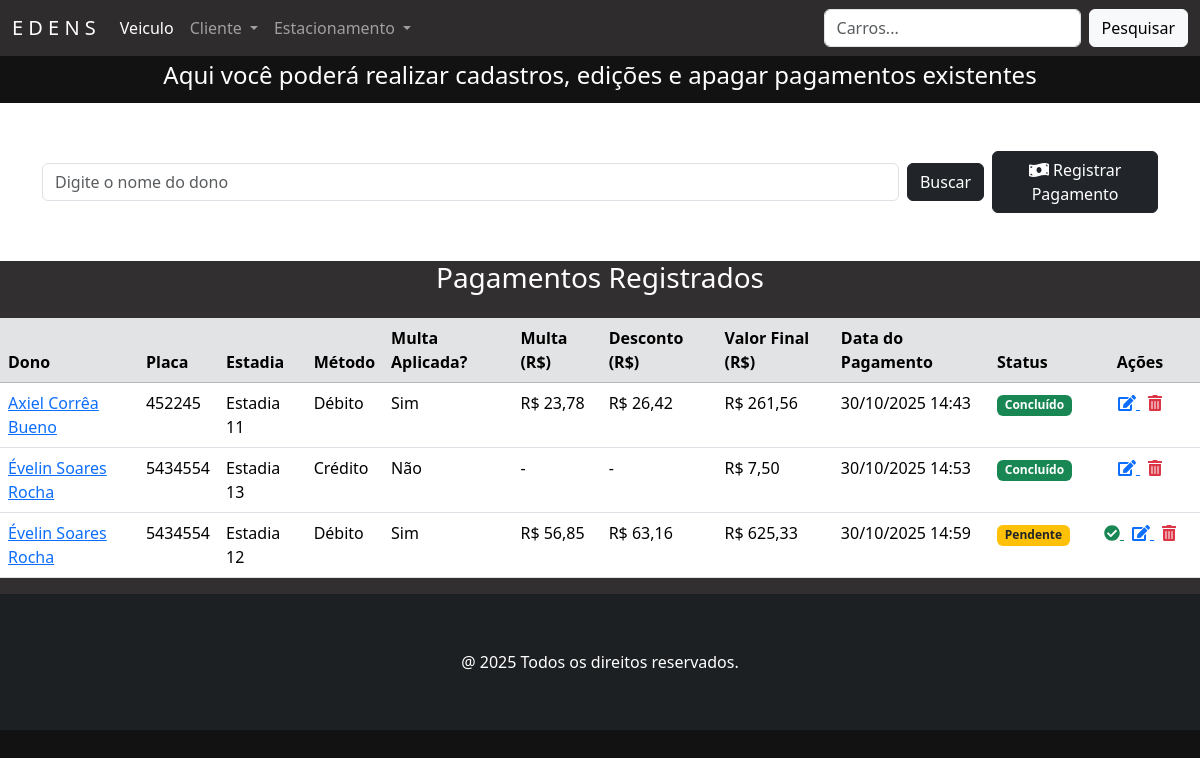
The app's page /pagamentos/ with its own data.
### pagamento/models.py (models this page shows, shortened)
class Pagamento(models.Model):
    METODO_CHOICES = [
        ('D', 'Débito'),
        ('C', 'Crédito'),
        ('P', 'Pix'),
    ]
    STATUS_CHOICES = [
        ('P', 'Pendente'),
        ('C', 'Concluído'),
    ]
    idPagamento = models.AutoField(primary_key=True, verbose_name='ID Pagamento')
    valorHora = models.DecimalField('Valor Hora', max_digits=6, decimal_places=2, default=Decimal('5.00'))
    multa = models.DecimalField('Multa (%)', max_digits=4, decimal_places=2, default=Decimal('10.00'))
    metodo = models.CharField(
        'Método de Pagamento',
        max_length=1,
        choices=METODO_CHOICES,
        help_text='Selecione o método de pagamento (Débito, Crédito ou Pix)'
    )
    estadia = models.OneToOneField(
        Estadia,
        on_delete=models.CASCADE,
        related_name='pagamento',
        verbose_name='Estadia',
        help_text='Estadia associada ao pagamento'
    )
    dono = models.ForeignKey(
        Cliente,
        on_delete=models.CASCADE,
        related_name='pagamentos',
        verbose_name='Dono',
        help_text='Cliente responsável pelo pagamento'
    )
    placa = models.CharField('Placa', max_length=10, help_text='Placa do veículo')
    valorFinal = models.DecimalField('Valor Final', max_digits=8, decimal_places=2, default=Decimal('0.00'))
    data_pagamento = models.DateTimeField('Data do Pagamento', auto_now_add=True)
    multa_aplicada = models.BooleanField('Aplicar Multa?', default=False)
    valor_multa = models.DecimalField('Valor da Multa (R$)', max_digits=8, decimal_places=2, default=Decimal('0.00'))
    valor_desconto = models.DecimalField('Desconto (R$)', max_digits=8, decimal_places=2, default=Decimal('0.00'))
    status = models.CharField('Status do pagamento', max_length=1, choices=STATUS_CHOICES, default='P')
    class Meta:
        verbose_name = 'Pagamento'
        verbose_name_plural = 'Pagamentos'

### pessoa/models.py (models this page shows, shortened)
class Pessoa(models.Model):
    nome = models.CharField('Nome', max_length=50, help_text='Nome completo')
    cpf = models.CharField('CPF', max_length=11, help_text='CPF completo', unique=True)
    fone = models.CharField('Fone', max_length=11, help_text='Número de telefone', unique=True)
    email = models.EmailField('Email', max_length=100, unique=True, null=True, blank=True)
    class Meta:
        abstract = True

class Cliente(Pessoa):
    endereco = models.CharField('Endereço', max_length=100, help_text='Endereço Completo')
    empresa = models.ManyToManyField(Juridico, blank=True, related_name='clientes')
    class Meta:
        verbose_name = 'Cliente'
        verbose_name_plural = 'Clientes'

### estadia/models.py (models this page shows, shortened)
class Estadia(models.Model):
    idEstadia = models.AutoField(primary_key=True, verbose_name='ID Estadia')
    entrada = models.DateTimeField('Entrada', help_text='Data e hora de entrada')
    saida = models.DateTimeField('Saída',  blank= True, null= True, help_text='Data e hora de saída')
    vaga = models.ForeignKey(
        'vaga.Vaga',
        on_delete=models.CASCADE,
        related_name='estadias',
        verbose_name='Vaga',
        help_text='Vaga que será ocupada',
        blank=True,
        null=True,
    )
    veiculo = models.ForeignKey(
        'veiculo.Veiculo',
        on_delete=models.CASCADE,
        related_name='estadias',
        verbose_name='Veículo',
        help_text='Veiculo para ser estacionado',
        blank=True,
        null=True,
    )
    class Meta:
        verbose_name = 'Estadia'
        verbose_name_plural = 'Estadias'
        constraints = [
            models.UniqueConstraint(
                fields=['vaga'],
                condition=models.Q(saida__isnull=True),
                name='unique_vaga_ativa'
            ),
            models.UniqueConstraint(
                fields=['veiculo'],
                condition=models.Q(saida__isnull=True),
                name='unique_veiculo_ativo'
            ),
        ]

### pagamento/views.py (the view)
# urls.py: path('pagamentos/', PagamentoView.as_view(), name='pagamentos'),
class PagamentoView(ListView):
    model = Pagamento
    template_name = 'pagamento.html'
    def get_queryset(self):
        buscar = self.request.GET.get('buscar')
        qs = super(PagamentoView, self).get_queryset().select_related('dono', 'estadia')
        if buscar:
            qs = qs.filter(dono__nome__icontains=buscar)
        if qs.exists():
            paginator = Paginator(qs, 10)
            listagem = paginator.get_page(self.request.GET.get('page'))
            return listagem
        else:
            messages.info(self.request, 'Não existem pagamentos cadastrados.')
            return qs.none()

### pagamento/templates/pagamento.html (shortened to what this page needs)
{% extends 'principal.html' %}
{% load django_bootstrap5 %}
{% load static %}
{% block content %}
<div class="container-flex text-center text-white" style="background-color: #121212; padding: 5px">
    <h4>Aqui você poderá realizar cadastros, edições e apagar pagamentos existentes</h4>
</div>
<section class="section">
    <div class="container mb-5 mt-5">
        <form action="" method="GET" class="d-flex justify-content-start align-items-center gap-2">
            <input class="form-control" type="text" name="buscar" value="{{ request.GET.buscar }}"
                   placeholder="Digite o nome do dono" style="max-width: 900px;">
            <button type="submit" class="btn btn-dark">Buscar</button>
            <a href="{% url 'pagamento_adicionar' %}" class="btn btn-dark">
                <i class="fas fa-money-bill-wave"></i> Registrar Pagamento
            </a>
        </form>
    </div>
</section>
{% if object_list %}
<div class="card-body" style="background-color: #322f30">
    <h3 class="text-center text-white mb-4">Pagamentos Registrados</h3>
    <div class="table-responsive">
        <table class="table table-hover">
            <thead class="table-secondary">
                <tr>
                    <th>Dono</th>
                    <th>Placa</th>
                    <th>Estadia</th>
                    <th>Método</th>
                    <th>Multa Aplicada?</th>
                    <th>Multa (R$)</th>
                    <th>Desconto (R$)</th>
                    <th>Valor Final (R$)</th>
                    <th>Data do Pagamento</th>
                    <th>Status</th>
                    <th style="width: 120px; text-align: center">Ações</th>
                </tr>
            </thead>
            <tbody>
                {% for pagamento in object_list %}
                <tr>
                    <td>
                        <a href="#" data-bs-toggle="modal" data-bs-target="#modal{{ pagamento.idPagamento }}">
                            {{ pagamento.dono.nome }}
                        </a>
                    </td>
                    <td>{{ pagamento.placa }}</td>
                    <td>
                        {% if pagamento.estadia %}
                            Estadia {{ pagamento.estadia.idEstadia }}
                        {% else %}
                            -
                        {% endif %}
                    </td>
                    <td>
                        {% if pagamento.metodo == 'D' %}
                            Débito
                        {% elif pagamento.metodo == 'C' %}
                            Crédito
                        {% else %}
                            Pix
                        {% endif %}
                    </td>
                    <td>
                        {% if pagamento.multa_aplicada %}
                            Sim
                        {% else %}
                            Não
                        {% endif %}
                    </td>
                    <td>
                        {% if pagamento.valor_multa > 0 %}
                            R$ {{ pagamento.valor_multa }}
                        {% else %}
                            -
                        {% endif %}
                    </td>
                    <td>
                        {% if pagamento.valor_desconto > 0 %}
                            R$ {{ pagamento.valor_desconto }}
                        {% else %}
                            -
                        {% endif %}
                    </td>
                    <td>R$ {{ pagamento.valorFinal }}</td>
                    <td>{{ pagamento.data_pagamento|date:"d/m/Y H:i" }}</td>
                    <td>
                        {% if pagamento.status == 'P' %}
                            <span class="badge bg-warning text-dark">Pendente</span>
                        {% else %}
                            <span class="badge bg-success">Concluído</span>
                        {% endif %}
                    </td>
                    <td class="text-center">
                        {% if pagamento.status == 'P' %}
                            <a href="{% url 'pagamento_concluir' pagamento.pk %}" class="me-2 text-success" title="Marcar como concluído">
                                <i class="fas fa-check-circle"></i>
                            </a>
                        {% endif %}
                        <a href="{% url 'pagamento_editar' pagamento.pk %}" class="me-2" title="Editar">
                            <i class="fas fa-edit"></i>
                        </a>
                        <a href="{% url 'pagamento_apagar' pagamento.pk %}" title="Apagar" class="text-danger">
                            <i class="fas fa-trash-alt"></i>
                        </a>
                    </td>
                </tr>
                {% endfor %}
            </tbody>
        </table>
    </div>
</div>
{% else %}
    <p class="text-center mt-4">Nenhum pagamento encontrado.</p>
{% endif %}
{% endblock %}

### static/css/estilos.css (style rules this page uses)
body:not(.navbar-custom) { background-color: #121212; }

### records on screen
Pagamento: dono.nome "Axiel Corrêa Bueno", placa "452245", estadia.idEstadia "11", metodo "Débito", multa_aplicada "Sim", valor_multa "23,78", valor_desconto "26,42", valorFinal "261,56", data_pagamento "30/10/2025 14:43", status "Concluído"
Pagamento: dono.nome "Évelin Soares Rocha", placa "5434554", estadia.idEstadia "13", metodo "Crédito", multa_aplicada "Não", valorFinal "7,50", data_pagamento "30/10/2025 14:53", status "Concluído"
Pagamento: dono.nome "Évelin Soares Rocha", placa "5434554", estadia.idEstadia "12", metodo "Débito", multa_aplicada "Sim", valor_multa "56,85", valor_desconto "63,16", valorFinal "625,33", data_pagamento "30/10/2025 14:59", status "Pendente"
